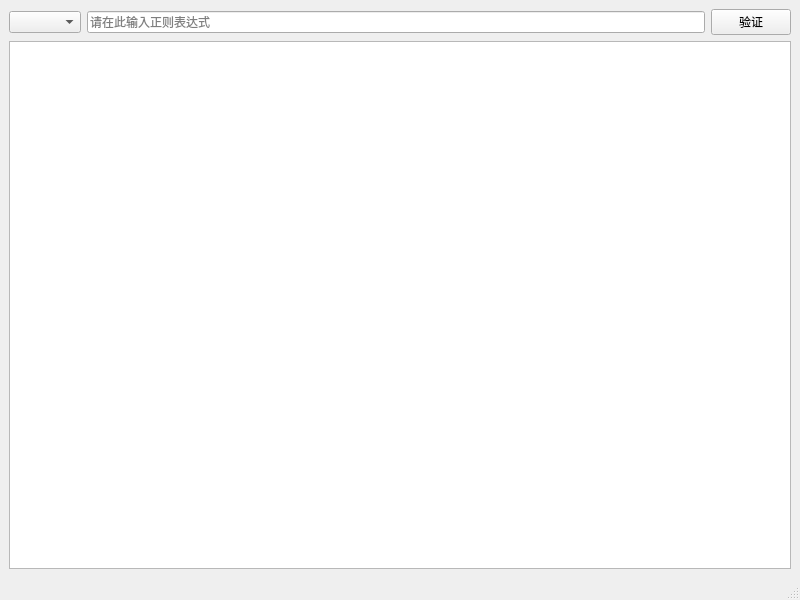
<?xml version="1.0" encoding="UTF-8"?>
<ui version="4.0">
  <class>RegularExpressionValidator</class>
  <widget class="QMainWindow" name="RegularExpressionValidator">
    <property name="minimumSize">
      <size>
        <width>800</width>
        <height>600</height>
      </size>
    </property>
    <property name="windowTitle">
      <string>RegularExpressionValidator</string>
    </property>
    <widget class="QWidget" name="centralwidget">
      <layout class="QGridLayout" name="gridLayout">
        <item row="0" column="0">
          <widget class="QComboBox" name="comboBox_MatchRules" />
        </item>
        <item row="0" column="1">
          <widget class="QLineEdit" name="lineEdit_RegularExpression">
            <property name="placeholderText">
              <string>请在此输入正则表达式</string>
            </property>
          </widget>
        </item>
        <item row="0" column="2">
          <widget class="QPushButton" name="pushButton_Validate">
            <property name="text">
              <string>验证</string>
            </property>
          </widget>
        </item>
        <item row="1" column="0" colspan="3">
          <widget class="QTextEdit" name="textEdit_MatchContent" />
        </item>
      </layout>
    </widget>
    <widget class="QStatusBar" name="statusbar" />
  </widget>
  <resources />
  <connections />
</ui>
